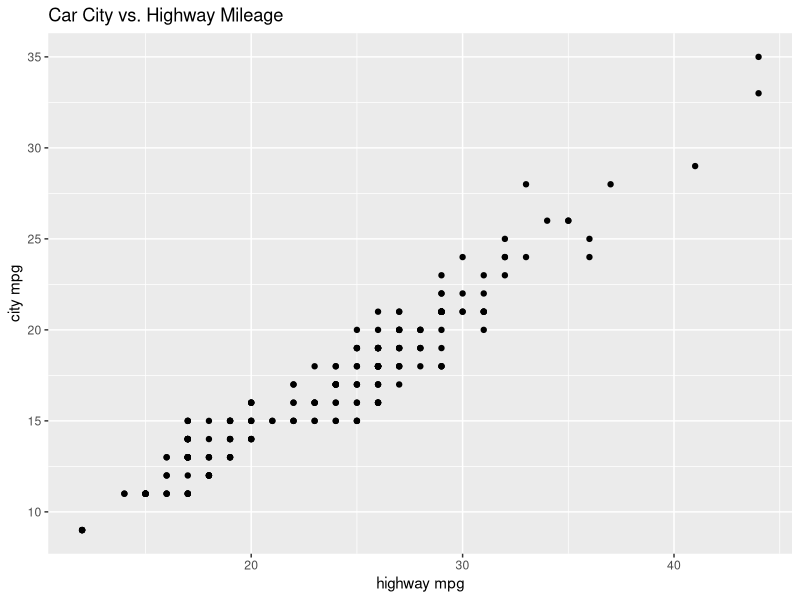
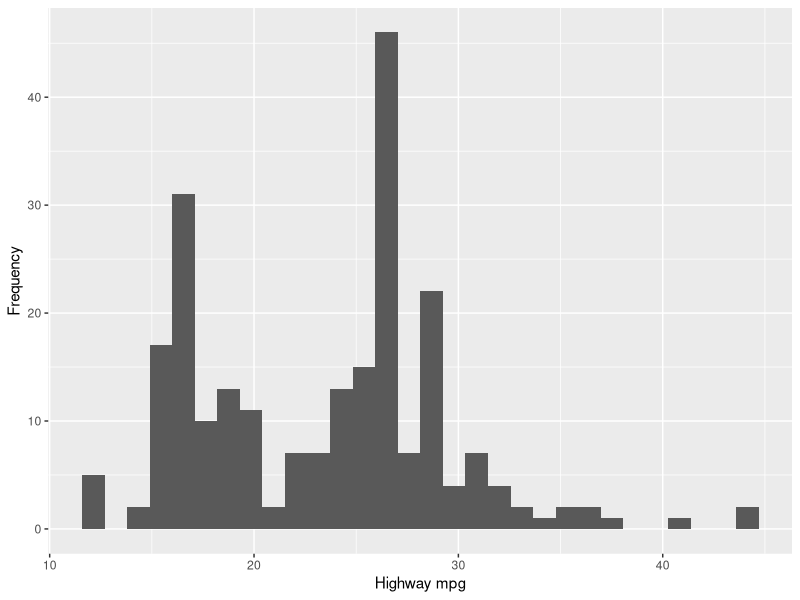
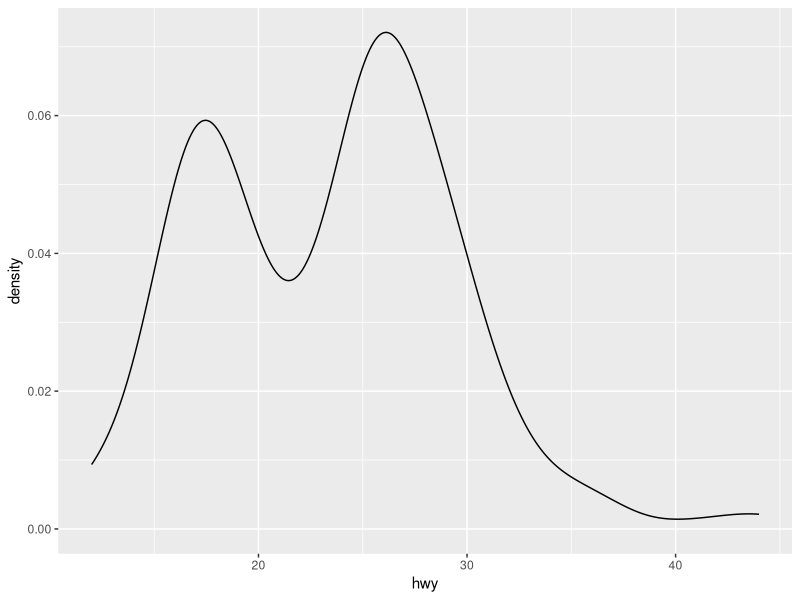
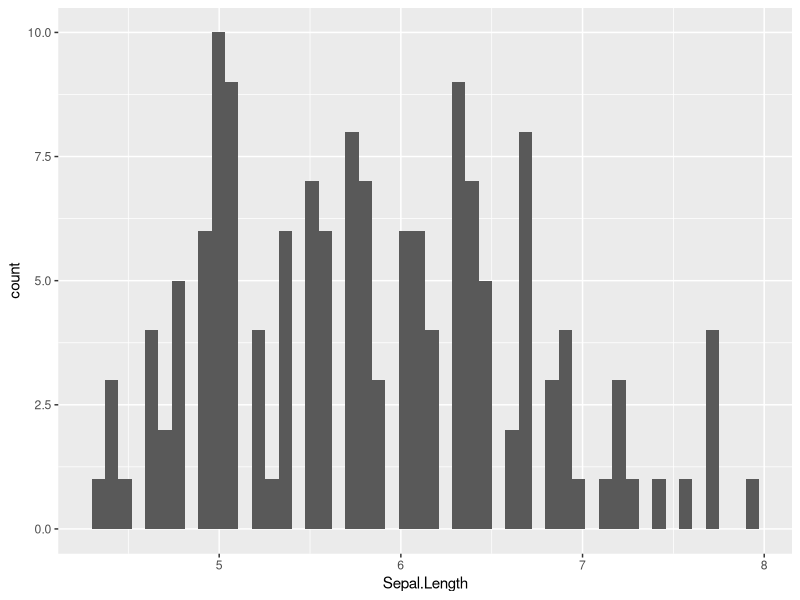
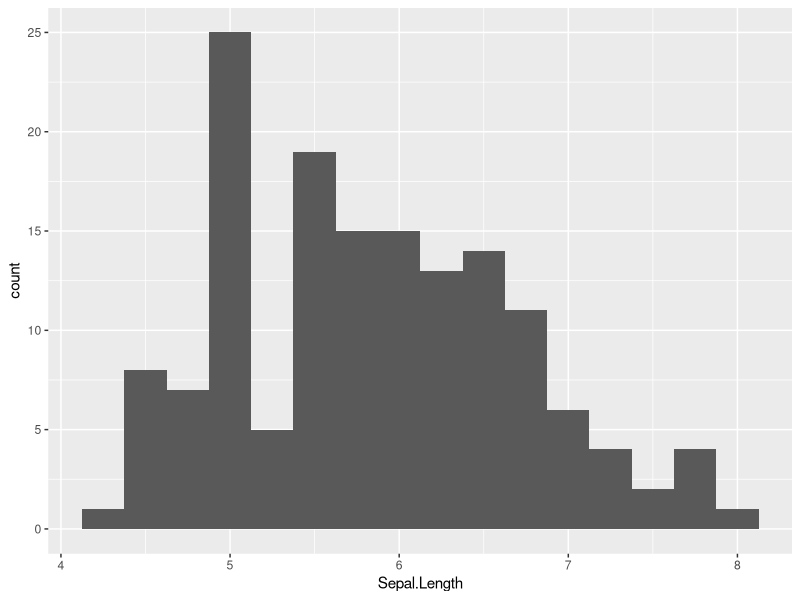
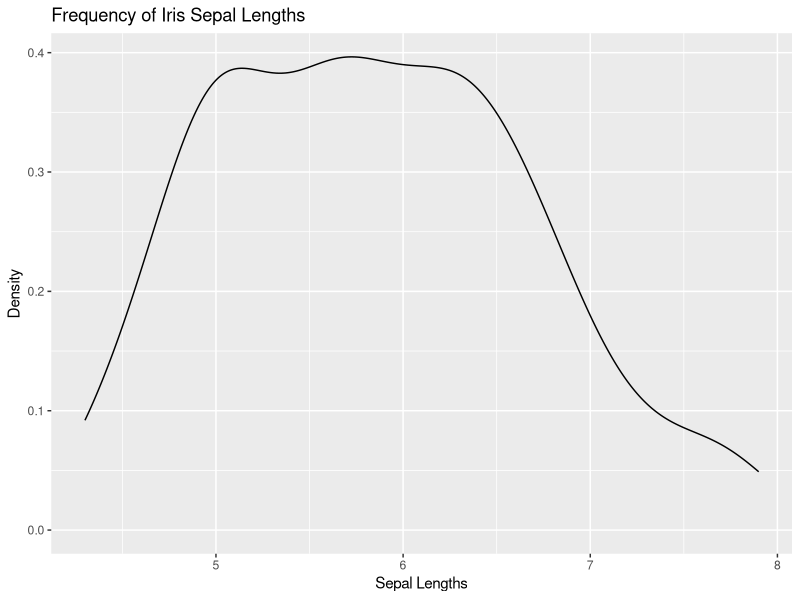
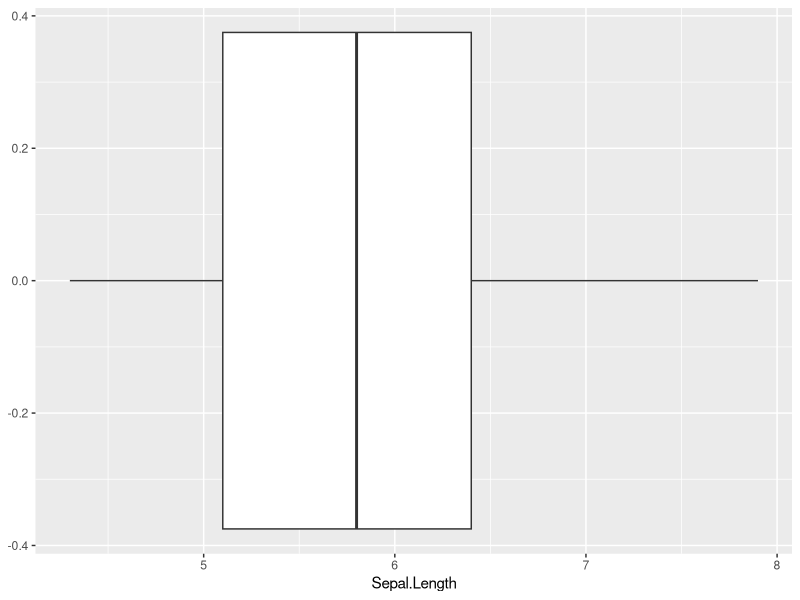
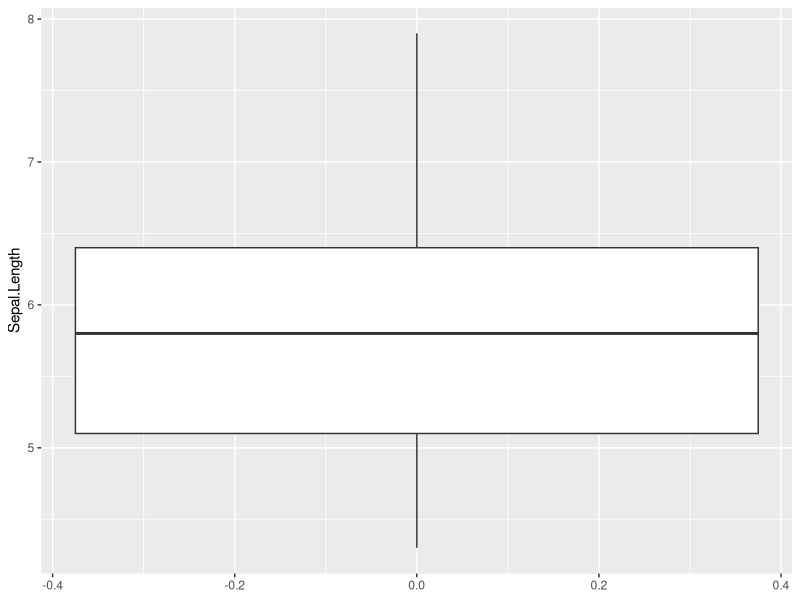

Recreate these plots in R, in order.
#### mpg dataset ####
library(ggplot2)
str(mpg)
?mpg

#### Line plot ####
ggplot(data = mpg, aes(x = hwy, y = cty)) +
  geom_point()+
  labs(x = "highway mpg",
       y = "city mpg" ,
       title = "Car City vs. Highway Mileage")

#### Histogram ####
ggplot(data = mpg, aes(x=hwy)) +
  geom_histogram()+
  labs(x = "Highway mpg",
       y = "Frequency")

#### Density Plot ####
ggplot(data = mpg, aes(x=hwy)) +
  geom_density()

#### iris dataset ####
#can set the number of bars with 'bins'
ggplot(data = iris, aes(x = Sepal.Length)) +
  geom_histogram(bins = 50)

#we can set the size of bars with 'binwidth'
ggplot(data = iris, aes(x = Sepal.Length)) +
  geom_histogram(binwidth = .25)

head(iris)

#density plot here too
ggplot(data = iris, aes(x = Sepal.Length)) +
  geom_density()+
  labs(title = "Frequency of Iris Sepal Lengths",
       x = "Sepal Lengths", 
       y = "Density")

#Box plot
#vert
ggplot(data = iris, aes(x = Sepal.Length)) +
  geom_boxplot()

#horz
ggplot(data = iris, aes(y = Sepal.Length)) +
  geom_boxplot()

ggplot(data = iris, aes(x = Sepal.Length, y = Species)) +
  geom_boxplot()

#violin plot
ggplot(data = iris, aes(x = Species, y = Sepal.Length)) +
  geom_violin()

#can layer plots
ggplot(data = iris, aes(x = Species, y = Sepal.Length)) +
  geom_violin() + geom_boxplot(width = 0.2) +
  labs(title = "Distribution of Iris Sepal Lengths by Species",
       x = "Species" ,
       y = "Sepal Length")

#color!
ggplot(data = iris, aes(x = Species, y = Sepal.Length)) +
  geom_violin(color = "navy", fill = "turquoise") + 
  geom_boxplot(width = 0.2, fill = "turquoise4") +
  labs(title = "Distribution of Iris Sepal Lengths by Species",
       x = "Species" ,
       y = "Sepal Length")

ggplot(data = iris, aes(x = Species, y = Sepal.Length )) +
  geom_violin(aes(fill = Species)) + 
  geom_boxplot(width = 0.2, fill = "turquoise4") +
  labs(title = "Distribution of Iris Sepal Lengths by Species",
       x = "Species" ,
       y = "Sepal Length")

#bar plot
ggplot(data = iris, aes(x = Species, y = Sepal.Length, fill = Species)) +
  geom_bar(stat = "summary",
           fun = "mean")

#scatter plot
ggplot(data = iris, aes(x = Species, y = Sepal.Length)) +
  geom_point()

ggplot(data = iris, aes(x = Species, y = Sepal.Length)) +
  geom_jitter()

#Line plot
ggplot(data= iris, aes(x = Sepal.Length, y = Sepal.Width)) +
  geom_line(stat = "summary",
            fun = "mean")

ggplot(data = iris, aes(x = Sepal.Length, y = Sepal.Width)) +
  geom_point() +
  geom_smooth(se = F) +
  theme_minimal()

ggplot(data = iris, aes(x= Sepal.Length, y = Sepal.Width)) +
  geom_point(aes(color=Species)) +
  scale_color_manual(values = c("violet", "lightpink" , "red"))


#Factors 
mpg$year <- as.factor(mpg$year)

iris$Species <- factor(iris$Species, levels = c("versicolor, setosa, viraincica"))